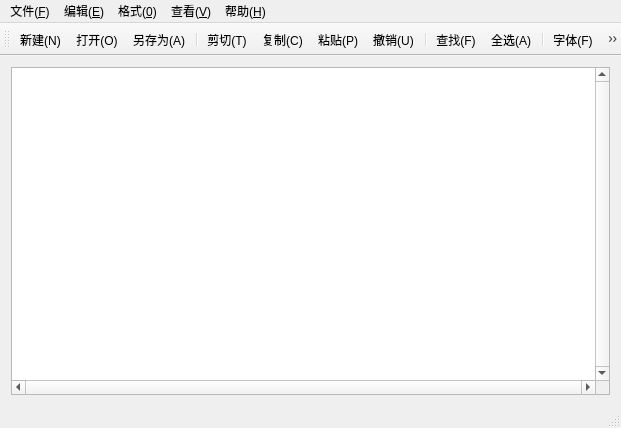
<?xml version="1.0" encoding="UTF-8"?>
<ui version="4.0">
 <class>MainWindow</class>
 <widget class="QMainWindow" name="MainWindow">
  <property name="geometry">
   <rect>
    <x>0</x>
    <y>0</y>
    <width>621</width>
    <height>428</height>
   </rect>
  </property>
  <property name="windowTitle">
   <string>MainWindow</string>
  </property>
  <property name="toolTip">
   <string/>
  </property>
  <property name="statusTip">
   <string/>
  </property>
  <widget class="QWidget" name="centralWidget">
   <layout class="QVBoxLayout" name="verticalLayout">
    <item>
     <widget class="QTextEdit" name="textEdit">
      <property name="verticalScrollBarPolicy">
       <enum>Qt::ScrollBarAlwaysOn</enum>
      </property>
      <property name="horizontalScrollBarPolicy">
       <enum>Qt::ScrollBarAlwaysOn</enum>
      </property>
      <property name="tabChangesFocus">
       <bool>true</bool>
      </property>
     </widget>
    </item>
   </layout>
  </widget>
  <widget class="QMenuBar" name="menuBar">
   <property name="geometry">
    <rect>
     <x>0</x>
     <y>0</y>
     <width>621</width>
     <height>19</height>
    </rect>
   </property>
   <widget class="QMenu" name="menuFile">
    <property name="title">
     <string>文件(&amp;F)</string>
    </property>
    <addaction name="newFileAction"/>
    <addaction name="openFileAction"/>
    <addaction name="saveFileAction"/>
    <addaction name="saveAsFileAction"/>
    <addaction name="printFileAction"/>
    <addaction name="separator"/>
    <addaction name="quitAction"/>
   </widget>
   <widget class="QMenu" name="menuEdit">
    <property name="title">
     <string>编辑(&amp;E)</string>
    </property>
    <addaction name="undoAction"/>
    <addaction name="separator"/>
    <addaction name="cutAction"/>
    <addaction name="copyAction"/>
    <addaction name="pasteAction"/>
    <addaction name="separator"/>
    <addaction name="findAction"/>
    <addaction name="findNextAction"/>
    <addaction name="replaceAction"/>
    <addaction name="changeAction"/>
    <addaction name="separator"/>
    <addaction name="allSelectAction"/>
    <addaction name="dateAction"/>
   </widget>
   <widget class="QMenu" name="menuStyle">
    <property name="title">
     <string>格式(&amp;0)</string>
    </property>
    <addaction name="autoLineAction"/>
    <addaction name="fontAction"/>
    <addaction name="colorAction"/>
   </widget>
   <widget class="QMenu" name="menuCheck">
    <property name="title">
     <string>查看(&amp;V)</string>
    </property>
    <addaction name="checkAction"/>
   </widget>
   <widget class="QMenu" name="menuHelp">
    <property name="title">
     <string>帮助(&amp;H)</string>
    </property>
    <addaction name="aboutAction"/>
   </widget>
   <addaction name="menuFile"/>
   <addaction name="menuEdit"/>
   <addaction name="menuStyle"/>
   <addaction name="menuCheck"/>
   <addaction name="menuHelp"/>
  </widget>
  <widget class="QToolBar" name="mainToolBar">
   <attribute name="toolBarArea">
    <enum>TopToolBarArea</enum>
   </attribute>
   <attribute name="toolBarBreak">
    <bool>false</bool>
   </attribute>
   <addaction name="newFileAction"/>
   <addaction name="openFileAction"/>
   <addaction name="saveAsFileAction"/>
   <addaction name="separator"/>
   <addaction name="cutAction"/>
   <addaction name="copyAction"/>
   <addaction name="pasteAction"/>
   <addaction name="undoAction"/>
   <addaction name="separator"/>
   <addaction name="findAction"/>
   <addaction name="allSelectAction"/>
   <addaction name="separator"/>
   <addaction name="fontAction"/>
   <addaction name="colorAction"/>
  </widget>
  <widget class="QStatusBar" name="statusBar"/>
  <action name="newFileAction">
   <property name="icon">
    <iconset>
     <normalon>:/new/prefix1/images/Folder Open Green.ico</normalon>
    </iconset>
   </property>
   <property name="text">
    <string>新建(&amp;N)</string>
   </property>
  </action>
  <action name="openFileAction">
   <property name="icon">
    <iconset>
     <normalon>:/new/prefix1/images/Folder Open Green.ico</normalon>
    </iconset>
   </property>
   <property name="text">
    <string>打开(&amp;O)</string>
   </property>
  </action>
  <action name="saveFileAction">
   <property name="icon">
    <iconset resource="res.qrc">
     <normaloff>:/new/prefix1/open</normaloff>
     <normalon>:/new/prefix1/images/Folder Open Green.ico</normalon>:/new/prefix1/open</iconset>
   </property>
   <property name="text">
    <string>保存(&amp;S)</string>
   </property>
  </action>
  <action name="saveAsFileAction">
   <property name="icon">
    <iconset resource="res.qrc">
     <normaloff>:/new/prefix1/open</normaloff>
     <normalon>:/new/prefix1/images/Folder Open Green.ico</normalon>:/new/prefix1/open</iconset>
   </property>
   <property name="text">
    <string>另存为(&amp;A)</string>
   </property>
  </action>
  <action name="printFileAction">
   <property name="icon">
    <iconset resource="res.qrc">
     <normaloff>:/new/prefix1/images/Picture - BMP.ico</normaloff>:/new/prefix1/images/Picture - BMP.ico</iconset>
   </property>
   <property name="text">
    <string>打印(&amp;P)</string>
   </property>
  </action>
  <action name="quitAction">
   <property name="icon">
    <iconset>
     <normalon>:/new/prefix1/images/ffpic13061218489746_16.ico</normalon>
    </iconset>
   </property>
   <property name="text">
    <string>退出(&amp;Q)</string>
   </property>
  </action>
  <action name="undoAction">
   <property name="icon">
    <iconset resource="res.qrc">
     <normaloff>:/new/prefix1/edit</normaloff>:/new/prefix1/edit</iconset>
   </property>
   <property name="text">
    <string>撤销(&amp;U)</string>
   </property>
  </action>
  <action name="cutAction">
   <property name="icon">
    <iconset resource="res.qrc">
     <normaloff>:/new/prefix1/edit</normaloff>:/new/prefix1/edit</iconset>
   </property>
   <property name="text">
    <string>剪切(&amp;T)</string>
   </property>
  </action>
  <action name="copyAction">
   <property name="icon">
    <iconset resource="res.qrc">
     <normaloff>:/new/prefix1/edit</normaloff>:/new/prefix1/edit</iconset>
   </property>
   <property name="text">
    <string>复制(&amp;C)</string>
   </property>
  </action>
  <action name="pasteAction">
   <property name="icon">
    <iconset resource="res.qrc">
     <normaloff>:/new/prefix1/edit</normaloff>:/new/prefix1/edit</iconset>
   </property>
   <property name="text">
    <string>粘贴(&amp;P)</string>
   </property>
  </action>
  <action name="deleteAction">
   <property name="text">
    <string>删除(&amp;L)</string>
   </property>
  </action>
  <action name="findAction">
   <property name="icon">
    <iconset resource="res.qrc">
     <normaloff>:/new/prefix1/find</normaloff>:/new/prefix1/find</iconset>
   </property>
   <property name="text">
    <string>查找(&amp;F)</string>
   </property>
  </action>
  <action name="findNextAction">
   <property name="icon">
    <iconset resource="res.qrc">
     <normaloff>:/new/prefix1/find</normaloff>:/new/prefix1/find</iconset>
   </property>
   <property name="text">
    <string>查找下一个(&amp;N)</string>
   </property>
  </action>
  <action name="replaceAction">
   <property name="icon">
    <iconset resource="res.qrc">
     <normaloff>:/new/prefix1/find</normaloff>:/new/prefix1/find</iconset>
   </property>
   <property name="text">
    <string>替换(&amp;R)</string>
   </property>
  </action>
  <action name="changeAction">
   <property name="icon">
    <iconset resource="res.qrc">
     <normaloff>:/new/prefix1/find</normaloff>:/new/prefix1/find</iconset>
   </property>
   <property name="text">
    <string>转换到(&amp;G)</string>
   </property>
  </action>
  <action name="allSelectAction">
   <property name="icon">
    <iconset resource="res.qrc">
     <normaloff>:/new/prefix1/images/ffpic1306121836412_16.ico</normaloff>:/new/prefix1/images/ffpic1306121836412_16.ico</iconset>
   </property>
   <property name="text">
    <string>全选(&amp;A)</string>
   </property>
  </action>
  <action name="dateAction">
   <property name="icon">
    <iconset resource="res.qrc">
     <normaloff>:/new/prefix1/time</normaloff>:/new/prefix1/time</iconset>
   </property>
   <property name="text">
    <string>时间/日期(&amp;D)</string>
   </property>
  </action>
  <action name="autoLineAction">
   <property name="icon">
    <iconset resource="res.qrc">
     <normaloff>:/new/prefix1/images/ffpic1306121836412_16.ico</normaloff>:/new/prefix1/images/ffpic1306121836412_16.ico</iconset>
   </property>
   <property name="text">
    <string>自动换行(&amp;W)</string>
   </property>
  </action>
  <action name="fontAction">
   <property name="icon">
    <iconset resource="res.qrc">
     <normaloff>:/new/prefix1/font</normaloff>:/new/prefix1/font</iconset>
   </property>
   <property name="text">
    <string>字体(&amp;F)</string>
   </property>
  </action>
  <action name="checkAction">
   <property name="icon">
    <iconset resource="res.qrc">
     <normaloff>:/new/prefix1/brower</normaloff>:/new/prefix1/brower</iconset>
   </property>
   <property name="text">
    <string>状态栏(&amp;S)</string>
   </property>
  </action>
  <action name="aboutAction">
   <property name="icon">
    <iconset resource="res.qrc">
     <normaloff>:/new/prefix1/brower</normaloff>:/new/prefix1/brower</iconset>
   </property>
   <property name="text">
    <string>关于记事本(&amp;A)</string>
   </property>
  </action>
  <action name="colorAction">
   <property name="icon">
    <iconset resource="res.qrc">
     <normaloff>:/new/prefix1/color</normaloff>:/new/prefix1/color</iconset>
   </property>
   <property name="text">
    <string>颜色(&amp;C)</string>
   </property>
  </action>
 </widget>
 <layoutdefault spacing="6" margin="11"/>
 <resources>
  <include location="res.qrc"/>
 </resources>
 <connections/>
</ui>
